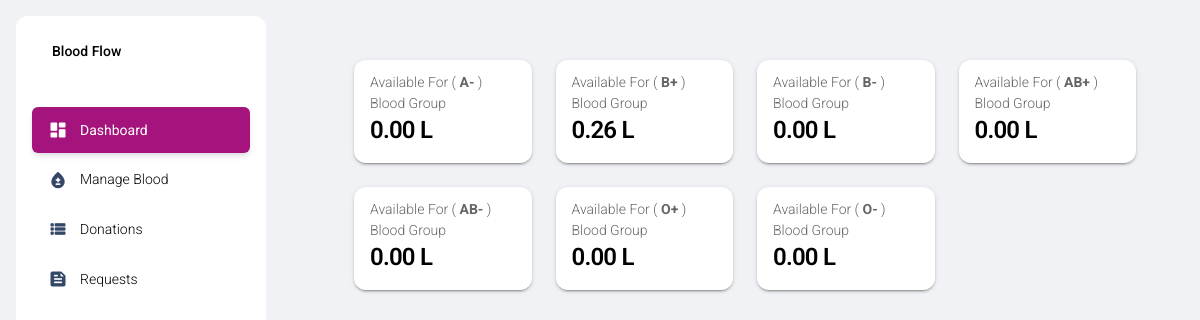
The app's page / (signed in) with its own data.
### bbApp/models.py (models this page shows, shortened)
class Blood_Group(models.Model):
    name = models.CharField(max_length=250)
    status = models.CharField(max_length=2, choices=(('1','Active'),('2','Inactive')), default = 1)
    date_created = models.DateTimeField(default=timezone.now)
    date_updated = models.DateTimeField(auto_now=True)
    def get_total_volume(self):
        try:
            total_donation = Donation.objects.filter(blood_group = self).aggregate(Sum('donation_volume'))['donation_volume__sum']
            if total_donation is None:
                total_donation = 0
        except:
            total_donation = 0
        try:
            total_request = Request.objects.exclude(status = 4).filter(blood_group = self).aggregate(Sum('volume'))['volume__sum']
            if total_request is None:
                total_request = 0
        except:
            total_request = 0
        return (total_donation - total_request) / 1000

### bbApp/views.py (the view)
# urls.py: path('', views.home,name="home-page"),
@login_required
def home(request):
    context['page'] = 'home'
    context['page_title'] = 'Dashboard'
    context['blood_groups'] = models.Blood_Group.objects.filter(status =1).all()
    return render(request,'home.html',context)

### bbApp/templates/home.html (shortened to what this page needs)
{% extends "layouts/base.html" %} {% load humanize %} {% load static %} {% load customfilter %}
{% block content %}
    <div class="container-fluid py-4">
      <div class="row">
        {% for bg in blood_groups %}
        <div class="col-xl-3 col-sm-6 mb-xl-4 mb-4">
          <div class="card">
            <div class="card-header p-3 pt-2">
              <div class="text-end pt-1">
                <p class="text-sm mb-0 text-capitalize">Available for ( <b>{{ bg.name }}</b> ) Blood Group</p>
                <h4 class="mb-0">{{ bg.get_total_volume|floatformat:2|intcomma }} L</h4>
              </div>
            </div>
          </div>
        </div>
        {% endfor %}
      </div>
      {% include 'includes/footer.html' %}
    </div>
{% endblock content %}

### bbApp/templates/layouts/base.html (shortened to what this page needs)
 {% load static %} {% load customfilter %}
<!DOCTYPE html>
<html lang="en">
<head>
    <link href="{% static 'plugins/material-dashboard/css/nucleo-icons.css' %}" rel="stylesheet" />
    <link href="{% static 'plugins/material-dashboard/css/nucleo-svg.css' %}" rel="stylesheet" />
    <link rel="stylesheet" href="{% static 'plugins/DataTables/datatables.min.css' %}" />
    <link rel="stylesheet" href="{% static 'default/css/style.css' %}">
    <link id="pagestyle" href="{% static 'plugins/material-dashboard/css/material-dashboard.css' %}" rel="stylesheet" /> {% block stylesheets %}{% endblock stylesheets %}
</head>
<body class="g-sidenav-show bg-gray-200 dark-version">
    {% if has_sidebar %} {% include 'includes/sidebar.html' %} {% endif %}
    <main class="main-content position-relative max-height-vh-100 h-100 border-radius-lg ">
        {% if has_navigation %}{% include 'includes/navigation.html' %}{% endif %}  {% block content %}{% endblock content %}
    </main>
</body>
</html>

### bbApp/templates/includes/sidebar.html (shortened to what this page needs)
<aside class="sidenav navbar navbar-vertical navbar-expand-xs border-0 border-radius-xl my-3 fixed-start ms-3   bg-gradient-dark" id="sidenav-main">
    <div class="sidenav-header">
      <a class="navbar-brand m-0">
        <span class="ms-1 font-weight-bold text-white">Blood Flow</span>
      </a>
    </div>
    <hr class="horizontal light mt-0 mb-2">
    <div class="collapse navbar-collapse  w-auto  max-height-vh-100" id="sidenav-collapse-main">
      <ul class="navbar-nav">
        <li class="nav-item">
          <a class="nav-link text-white {% if not page or page == 'home' %} active bg-gradient-primary {% endif %}"
             href="/">
            <div class="text-white text-center me-2 d-flex align-items-center justify-content-center">
              <i class="material-icons opacity-10">dashboard</i>
            </div>
            <span class="nav-link-text ms-1">Dashboard</span>
          </a>
        </li>
        <li class="nav-item">
          <a class="nav-link text-white {% if page == 'blood_group_mgt' %} active bg-gradient-primary {% endif %}"
             href="{% url 'blood_group-page' %}">
            <div class="text-white text-center me-2 d-flex align-items-center justify-content-center">
              <i class="material-icons opacity-10">bloodtype</i>
            </div>
            <span class="nav-link-text ms-1">Manage Blood</span>
          </a>
        </li>
        <li class="nav-item">
          <a class="nav-link text-white {% if page == 'donation_mgt' %} active bg-gradient-primary {% endif %}"
             href="{% url 'donation-page' %}">
            <div class="text-white text-center me-2 d-flex align-items-center justify-content-center">
              <i class="material-icons opacity-10">view_list</i>
            </div>
            <span class="nav-link-text ms-1">Donations</span>
          </a>
        </li>
        <li class="nav-item">
          <a class="nav-link text-white {% if page == 'request_mgt' %} active bg-gradient-primary {% endif %}"
             href="{% url 'request-page' %}">
            <div class="text-white text-center me-2 d-flex align-items-center justify-content-center">
              <i class="material-icons opacity-10">feed</i>
            </div>
            <span class="nav-link-text ms-1">Requests</span>
          </a>
        </li>
  </aside>

### bbApp/templates/includes/navigation.html (shortened to what this page needs)
    <nav class="navbar navbar-main navbar-expand-lg px-0 mx-4 shadow-none border-radius-xl position-sticky mt-4 top-1 z-index-sticky" id="navbarBlur" navbar-scroll="true">
      <div class="container-fluid py-1 px-3">
        <div class="collapse navbar-collapse mt-sm-0 mt-2 me-md-0 me-sm-4" id="navbar">

### bbApp/templates/includes/footer.html (shortened to what this page needs)
      <footer class="footer pt-5">
      </footer>

### bbApp/templates/includes/scripts.html (shortened to what this page needs)
  {% load static %}

### static/default/css/style.css (style rules this page uses)
html, body { height: 100%; width: 100%; max-height: 100%; overflow: auto; display: flex; flex-direction: column; }

### records on screen
Blood_Group: name "A-", get_total_volume "0.00"
Blood_Group: name "B+", get_total_volume "0.26"
Blood_Group: name "B-", get_total_volume "0.00"
Blood_Group: name "AB+", get_total_volume "0.00"
Blood_Group: name "AB-", get_total_volume "0.00"
Blood_Group: name "O+", get_total_volume "0.00"
Blood_Group: name "O-", get_total_volume "0.00"
